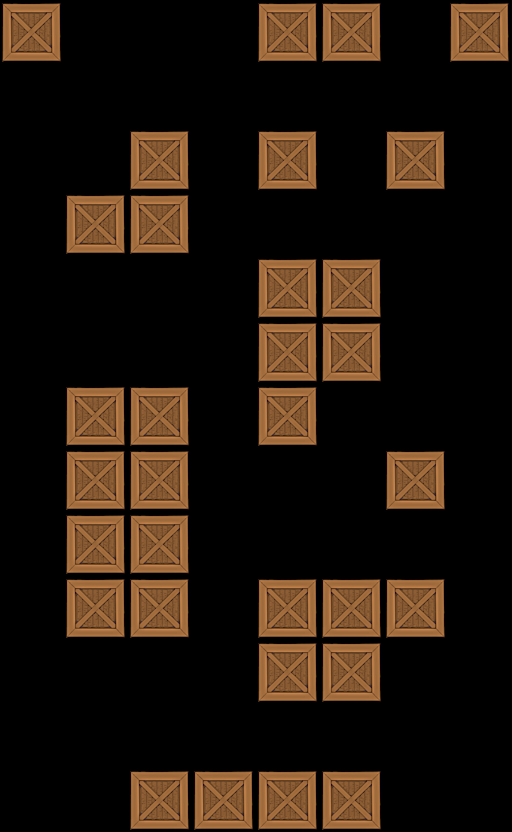

A 2D game scene composited from a Tiled map and its tileset images. What follows is a short description and the map's XML, with each tile layer's data collapsed to a summary:
An orthogonal 8x13 tile map with 64x64 px tiles, 1 tile layer (Tile Layer 1).

<map version="1.0" orientation="orthogonal" width="8" height="13" tilewidth="64" tileheight="64">
 <tileset firstgid="1" name="crate" tilewidth="64" tileheight="64">
  <image source="../../crate3.png" width="64" height="64" />
 </tileset>
 <layer name="Tile Layer 1" width="8" height="13">
  <data>[104 cells, 32 non-empty, 1 distinct tile ids]</data>
 </layer>
</map>
